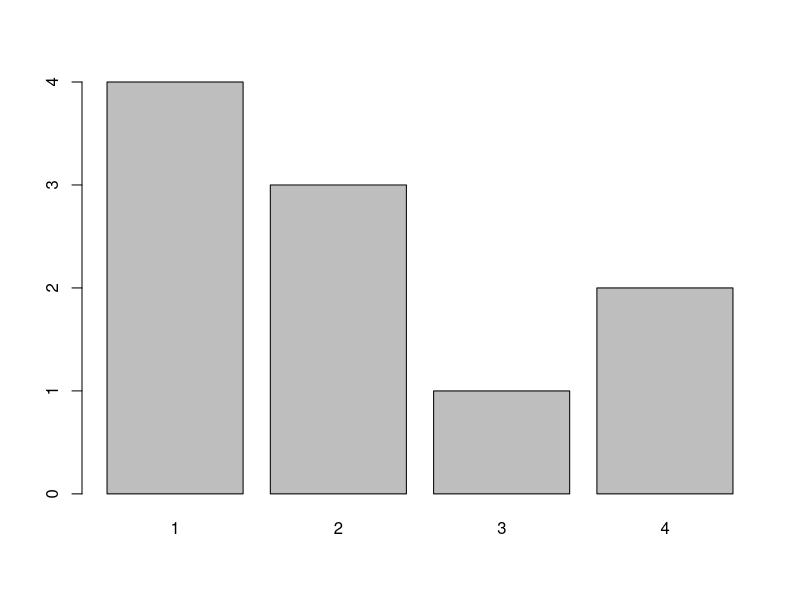
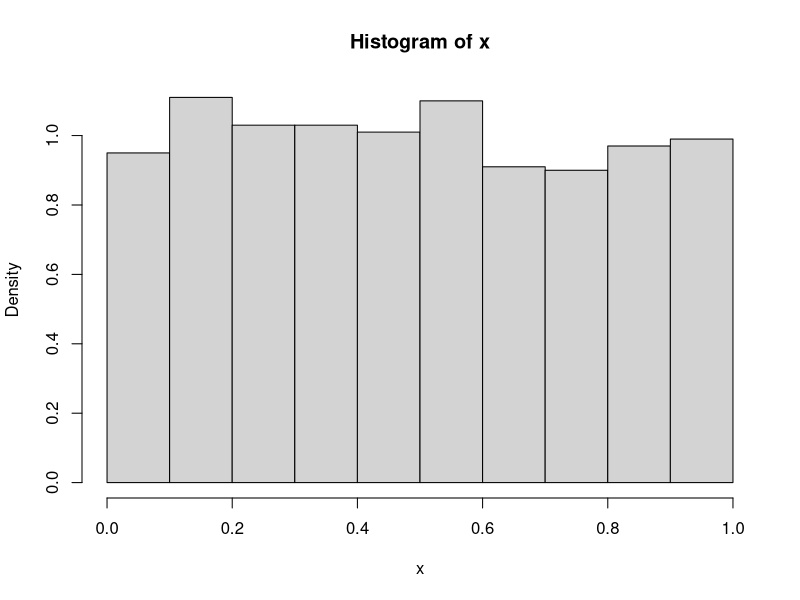
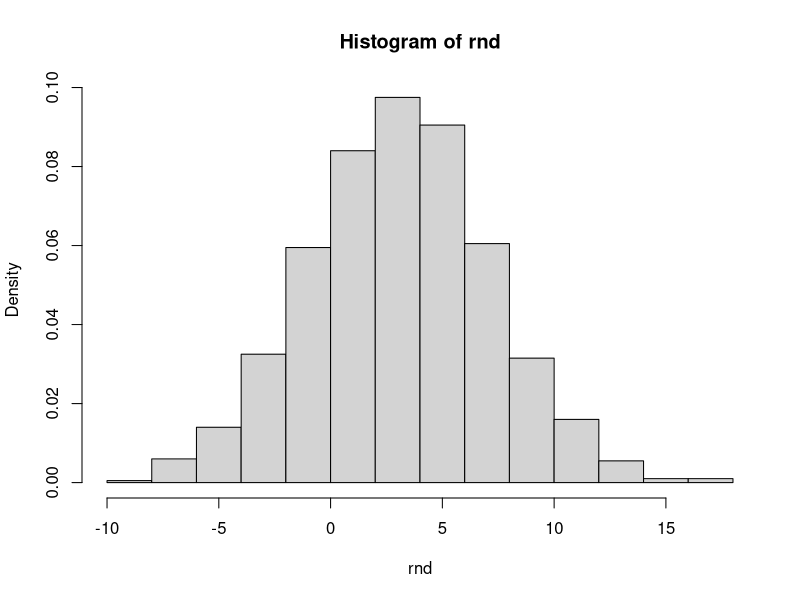
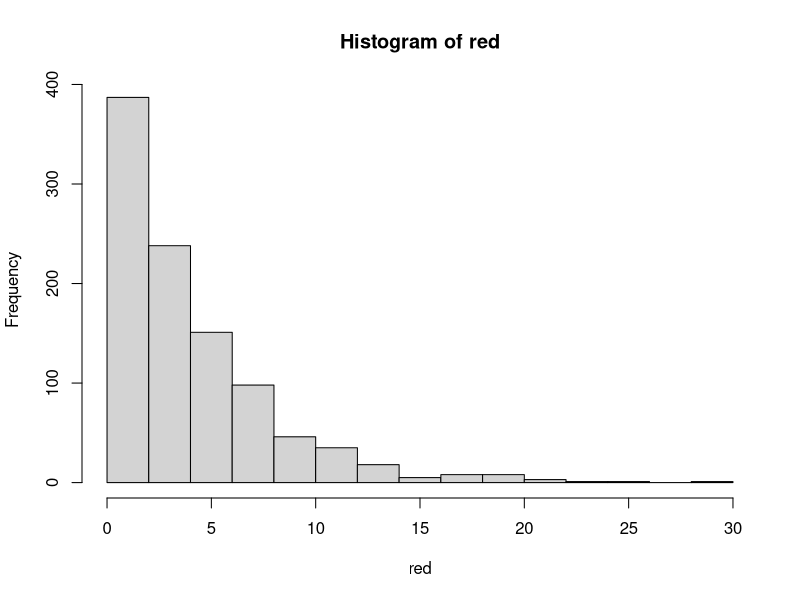
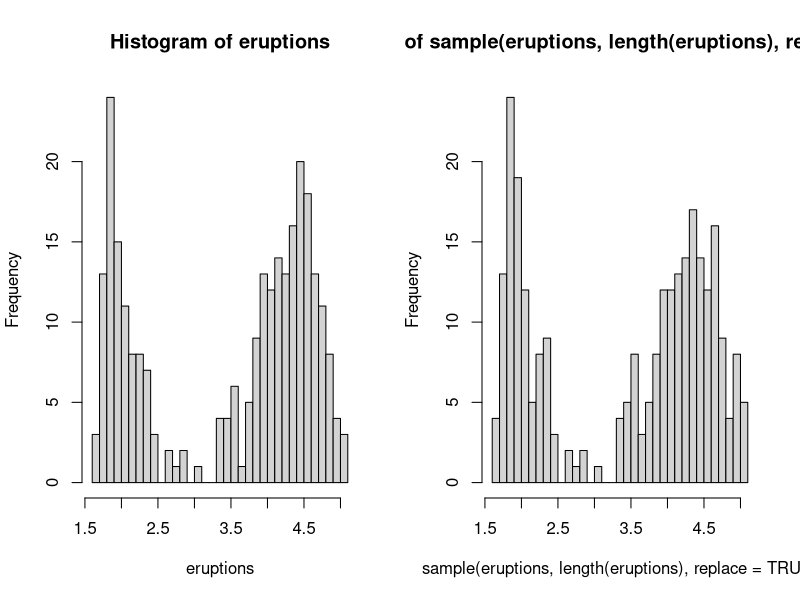

These charts were generated, in order, by the following R code:
#               Разпределения


############################
#       Преди да започнем с характеристиките на разпределенията трябва да знаем, че в R
#   всяко разпределение има разновидност, която стартите с d-(име на разпределение), 
#   p-(име на разпределение), q-(име на разпределение) и r-(име на разпределение). Тези 
#   означения показват какво искаме да правим:
#       d- - изчислява вероятността за сбъдване на събитието x
#       p- - изчислява вероятността на предварително зададен квантил за разпределението
#       q- - изчислява квантилът на предварително зададена вероятност за разпределението
#       r- - генериране на случайни величини за разпределението

#   p- е обратна функция на q-. Например qnorm(pnorm(0.9)) = 0.9, pnorm(qnorm(0.9)) = 0.9


############################




#   1. Равномерно дискретно разпределение (РДР)
#       РДР е вероятностно разпределение, което може да приема краен n на брой стойности,
#   за които вероятността за настъпване е една и съща, тоест равна на 1/n.
#       В R, няма точна функция за РДР както за другите разпределения. Функцията sample
#   решава проблема частично.
#       Така че ще се наложи сами да си напишем сами функциите за генериране, плътност, 
#   CDF и изчисляване на квантилите


rdud <- function(n, a, b) {
    sample(x = c(a:b), size = n, replace = TRUE)
}

ddud <- function(x, a, b) {
    ifelse(x >= a & x <= b & round(x) == x, 1/(b - a + 1), 0)
}

pdud <- function(q, a, b) {
    if(q < a) {
        return(0)
    } else if(q <= b) {
        return(floor(q)/(b - a + 1))
    } else {
        return(1)
    }
}

qdud <- function(p, a, b) {
    floor(a + p*(b - a))
}

set.seed(71278)
dud <- rdud(n = 10, a = 1, b = 4)
dud
#       параметърът "replace" позволява на sample() да извършва избор на елемент с 
#   връщание. Ако не е TRUE и размерът на желаната извадка е по-голям от големината
#   на "x", то функцията ще даде грешка.

#   Ако го представим графично, то разпределението изглежда така:
barplot(table(dud))
prop.table(table(dud))

#   С увеличаване на броя на наблюденията, вероятнсотите се изравняват.
set.seed(15927)
dud <- rdud(n = 10000, a = 1, b = 4)
prop.table(table(dud))

#       Средната стойност и медианата са равни на (a + b)/2, къдетo "а" и "b" са 
#   минималанта и максималната стойности. 
#       Вариацията е равна на ((b - a + 1)^2 - 1)/12
summary(dud)
var(dud)




#   2. Биномно разпределение
#       Биномното разпределение е дисктретно разпределение, което брои успехите в редица 
#   от n независими опити. Биномното разпределение приема параметри "n" - броя на опитите 
#   и "p" - вероятността за настъпване на успех.
#       Вероятността за настъпване на събитие "x" е P(x) = C(n, x)*p^x*(1-p)^(n-x), 
#   за x = 0, ..., n

#       В R, функциите за биномно разпределение са rbinom(), dbinom(), pbinom(), qbinom()

#   n - броят на симулациите, size - големианта на редицата от независимите опити
#   p - вероятността за настъпване на успех от един опит

#       Частния случай, когато size = 1 поражда Бернулиево разпределение. Тоест,
#   искаме да генерираме само един опит с вероятност за успех "p"
rbinom(n = 1, size = 1, p = 0.2)    
rbinom(n = 10, size = 1, p = 0.2)

#       Биномно разпределение
rbinom(n = 1, size = 6, p = 0.2)    
rbinom(n = 10, size = 6, p = 0.2)


set.seed(4442)
rbd <- rbinom(n = 100, size = 6, p = 0.2)
#       Средната стойност и медианата са равни на size*p, къдетo "size" и "p" са броят на 
#   опитите в редицата от експерименти и вероятността за успех.    
#       Вариацията е равна на size*p*(1 - p)
summary(rbd)
var(rbd)




#   3. Геометрично разпределение
#       Геометричното разпределение е дискретно разпределение, което показва броя на 
#   опитите до настъпването на успех.
#       Вероятността е P(x) = p*(1-p)^x, за x = 0, ..., n

set.seed(46871)
rgd <- rgeom(n = 100, prob = 0.2)
#       Средната стойност са равни на 1/p, "p" е вероятността за успех.    
#       Вариацията е равна на (1-p)/(p^2)
summary(rgd)
var(rgd)




#   4. Поасоново разпределение
#       Поасоновото разпределение е дискретно разпределение, което измерва вероятността
#   "lambda" (n*p) на брой независими събития да се случат в определен интервал от време. 
#   При Поасоновото разпределение "n" клони към безкрайност, a "p" клони към нула. Това 
#   е и връзката между биномно разпределение и поасоново
#       Вероятността е P(x) = exp(-lambda)*lambda^x/(x!)

#   При поасоновото разпределение, средната стойност и вариацията са равни на lambda
set.seed(1477)
rpd <- rpois(n = 100, lambda = 3.4)
summary(rpd)
var(rpd)



#   5. Равномерно непрекъснато разпределение
#       Равномерното непрекъснато разпределение много наподобява равнометрното дискретно.
#   Разликата е в това, че вместо дискретни стойности, при непрекъснатото може да 
#   приема в целия интервал.
#       Вероятността P(X < x) = (x - a) / (b - a)
#       Равномерното непрекъснато разпределение приема параметри a и b, които са
#   минимална и максимална стойности.
#       Геенрирането на равномерно разпределение става с функцията runif(n, a, b)
runif(1, 0, 2)
runif(5, 0, 2)

set.seed(6674)
x <- runif(1000) # get the random numbers
hist(x, prob = T, breaks = 10)




#   6. Нормално разпределение
#       Нормалното разпределение е непрекъснато разпеделение, което има два основни 
#   параметъра mu (средна стойност) и sigma (стандартно отклонение). 
set.seed(96637)
rnd <- rnorm(n = 1000, mean = 3, sd = 4)
summary(rnd)
var(rnd)

#       Както не един път сме споменавали, нормалното разпределение има формата на камбана
hist(rnd, prob = TRUE)



#       Всяко едно нормално разпределение, с очакване "mu" и стандартно отклонение 
#   "sigma", може да се стандартизира в нормално разпределение с очакване 0 и стандартно 
#   отклонение 1. Стандартизацията се нарича Z-score, а формулата е Z = (x - mean(x))/sd(x)
rnd1 <- (rnd - mean(rnd)) / sd(rnd)

#       R притежава функция "scale", която го прави автоматично. Функцията е притежава 
#   параметрите center (булева или числова променлива) и scale (булева или числова 
#   променлива)
rnd2 <- scale(rnd)

all(rnd1 == rnd2)   #   Проверяваме дали всички стойности на rnd1 и rnd2 са равни




#   7. Експоненциално
#       Друго важно непрекъснато разпределение е екопоненциалното. Това разпределение
#   e подходящо за употреба в случаи, когато имаме работа с промеливи, свързани с време.
#   Експоненциалното разпределение има само един параметър lambda.
#       Експоненциалното разпределение се свързва с Поасоновото разпределение и като с 
#   него се оценява времето между настъпванията на две събития. Това разпределение се
#   разглежда и като непрекъснат аналог на геометричното разпределение.
#       Средната стойност на експоненциалното разпределение е равна на 1/lambda, а 
#   вариацията = 1/lambda^2.

set.seed(7114)
lambda <- 4
red <- rexp(1000, rate = 1/lambda)
hist(red)

summary(red)
var(red)




#   8. Boostrap
#       Booostrap е метод, който представлява създаване на извадка с големина, равна на 
#   големината на вектора X и всеки елемент от X може да участва пвоече от веднъж в новата 
#   извадка. 

data(faithful)
names(faithful)

eruptions <- faithful[, "eruptions"]
sample(eruptions, 10, replace = TRUE)

par(mfrow = c(1, 2))
hist(eruptions, breaks = 25)
hist(sample(eruptions, length(eruptions), replace = TRUE), breaks = 25)
par(mfrow = c(1, 1))
